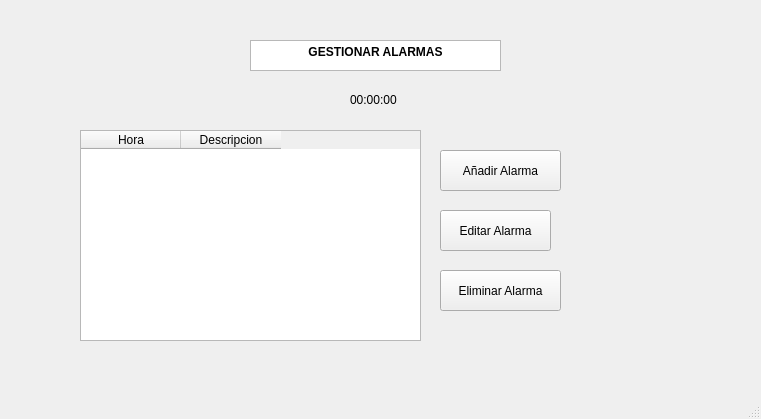
<?xml version="1.0" encoding="UTF-8"?>
<ui version="4.0">
 <class>MainWindow</class>
 <widget class="QMainWindow" name="MainWindow">
  <property name="geometry">
   <rect>
    <x>0</x>
    <y>0</y>
    <width>761</width>
    <height>419</height>
   </rect>
  </property>
  <property name="windowTitle">
   <string>MainWindow</string>
  </property>
  <widget class="QWidget" name="centralwidget">
   <widget class="QPushButton" name="pushButtonAnadirAlarma">
    <property name="geometry">
     <rect>
      <x>440</x>
      <y>150</y>
      <width>121</width>
      <height>41</height>
     </rect>
    </property>
    <property name="text">
     <string>Añadir Alarma</string>
    </property>
   </widget>
   <widget class="QPushButton" name="pushButtonEliminarAlarma">
    <property name="geometry">
     <rect>
      <x>440</x>
      <y>270</y>
      <width>121</width>
      <height>41</height>
     </rect>
    </property>
    <property name="text">
     <string>Eliminar Alarma</string>
    </property>
   </widget>
   <widget class="QLabel" name="labelHoraActual">
    <property name="geometry">
     <rect>
      <x>350</x>
      <y>90</y>
      <width>63</width>
      <height>20</height>
     </rect>
    </property>
    <property name="text">
     <string>00:00:00</string>
    </property>
   </widget>
   <widget class="QTextBrowser" name="textBrowser">
    <property name="geometry">
     <rect>
      <x>250</x>
      <y>40</y>
      <width>251</width>
      <height>31</height>
     </rect>
    </property>
    <property name="html">
     <string>&lt;!DOCTYPE HTML PUBLIC &quot;-//W3C//DTD HTML 4.0//EN&quot; &quot;http://www.w3.org/TR/REC-html40/strict.dtd&quot;&gt;
&lt;html&gt;&lt;head&gt;&lt;meta name=&quot;qrichtext&quot; content=&quot;1&quot; /&gt;&lt;meta charset=&quot;utf-8&quot; /&gt;&lt;style type=&quot;text/css&quot;&gt;
p, li { white-space: pre-wrap; }
hr { height: 1px; border-width: 0; }
li.unchecked::marker { content: &quot;\2610&quot;; }
li.checked::marker { content: &quot;\2612&quot;; }
&lt;/style&gt;&lt;/head&gt;&lt;body style=&quot; font-family:'Segoe UI'; font-size:9pt; font-weight:400; font-style:normal;&quot;&gt;
&lt;p align=&quot;center&quot; style=&quot; margin-top:0px; margin-bottom:0px; margin-left:0px; margin-right:0px; -qt-block-indent:0; text-indent:0px;&quot;&gt;&lt;span style=&quot; font-weight:700;&quot;&gt;GESTIONAR ALARMAS&lt;/span&gt;&lt;/p&gt;&lt;/body&gt;&lt;/html&gt;</string>
    </property>
   </widget>
   <widget class="QTableWidget" name="tableWidgetAlarmas">
    <property name="geometry">
     <rect>
      <x>80</x>
      <y>130</y>
      <width>341</width>
      <height>211</height>
     </rect>
    </property>
    <column>
     <property name="text">
      <string>Hora</string>
     </property>
    </column>
    <column>
     <property name="text">
      <string>Descripcion</string>
     </property>
    </column>
   </widget>
   <widget class="QPushButton" name="pushButtonEditarAlarma">
    <property name="geometry">
     <rect>
      <x>440</x>
      <y>210</y>
      <width>111</width>
      <height>41</height>
     </rect>
    </property>
    <property name="text">
     <string>Editar Alarma</string>
    </property>
   </widget>
  </widget>
  <widget class="QMenuBar" name="menubar">
   <property name="geometry">
    <rect>
     <x>0</x>
     <y>0</y>
     <width>761</width>
     <height>26</height>
    </rect>
   </property>
  </widget>
  <widget class="QStatusBar" name="statusbar"/>
 </widget>
 <resources/>
 <connections/>
</ui>
